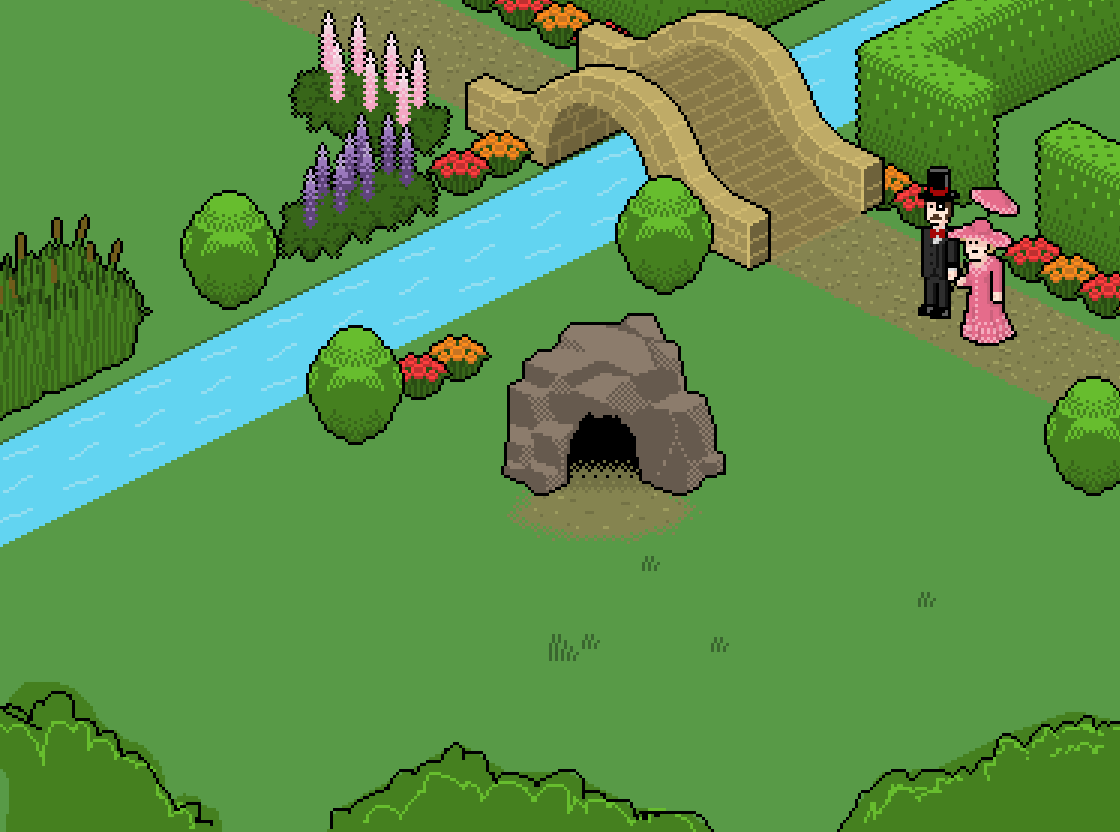

This is a level from a 2D game, rendered from its Tiled map with the project's own tilesets. A one-line summary and the map file follow, with tile-layer data summarised:
An orthogonal 35x26 tile map with 32x32 px tiles, 1 tile layer (Kachelebene 1).

<map version="1.0" orientation="orthogonal" renderorder="right-down" width="35" height="26" tilewidth="32" tileheight="32" backgroundcolor="#589a47" nextobjectid="1">
 <tileset firstgid="1" name="spielFeld" tilewidth="1122" tileheight="837" tilecount="1">
  <image source="../img/map/spielFeld.png" width="1122" height="837" />
 </tileset>
 <layer name="Kachelebene 1" width="35" height="26">
  <data>[910 cells, 1 non-empty, 1 distinct tile ids]</data>
 </layer>
</map>